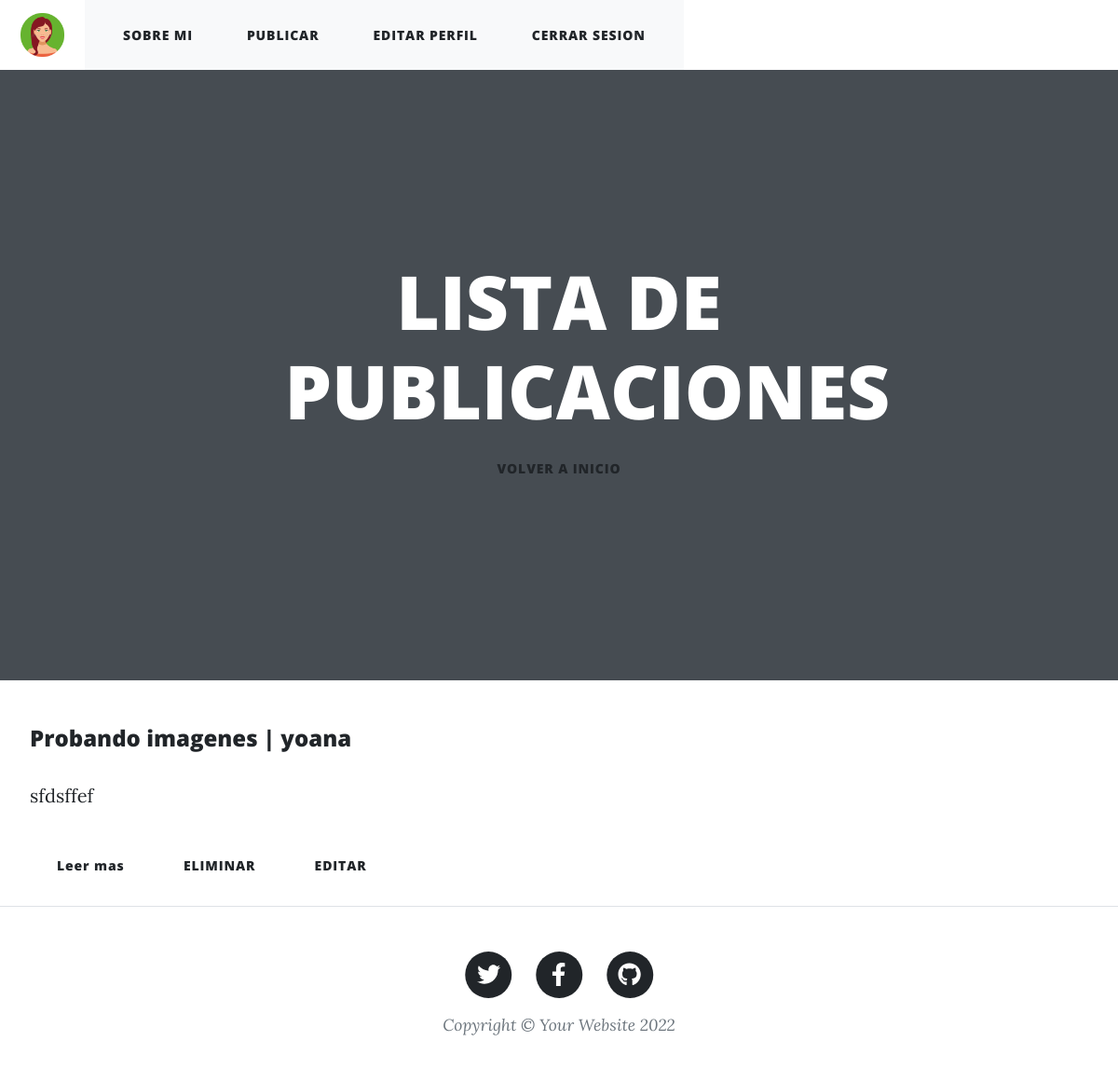
Before: /blog/leerPosts/ (signed in) with the older database file.
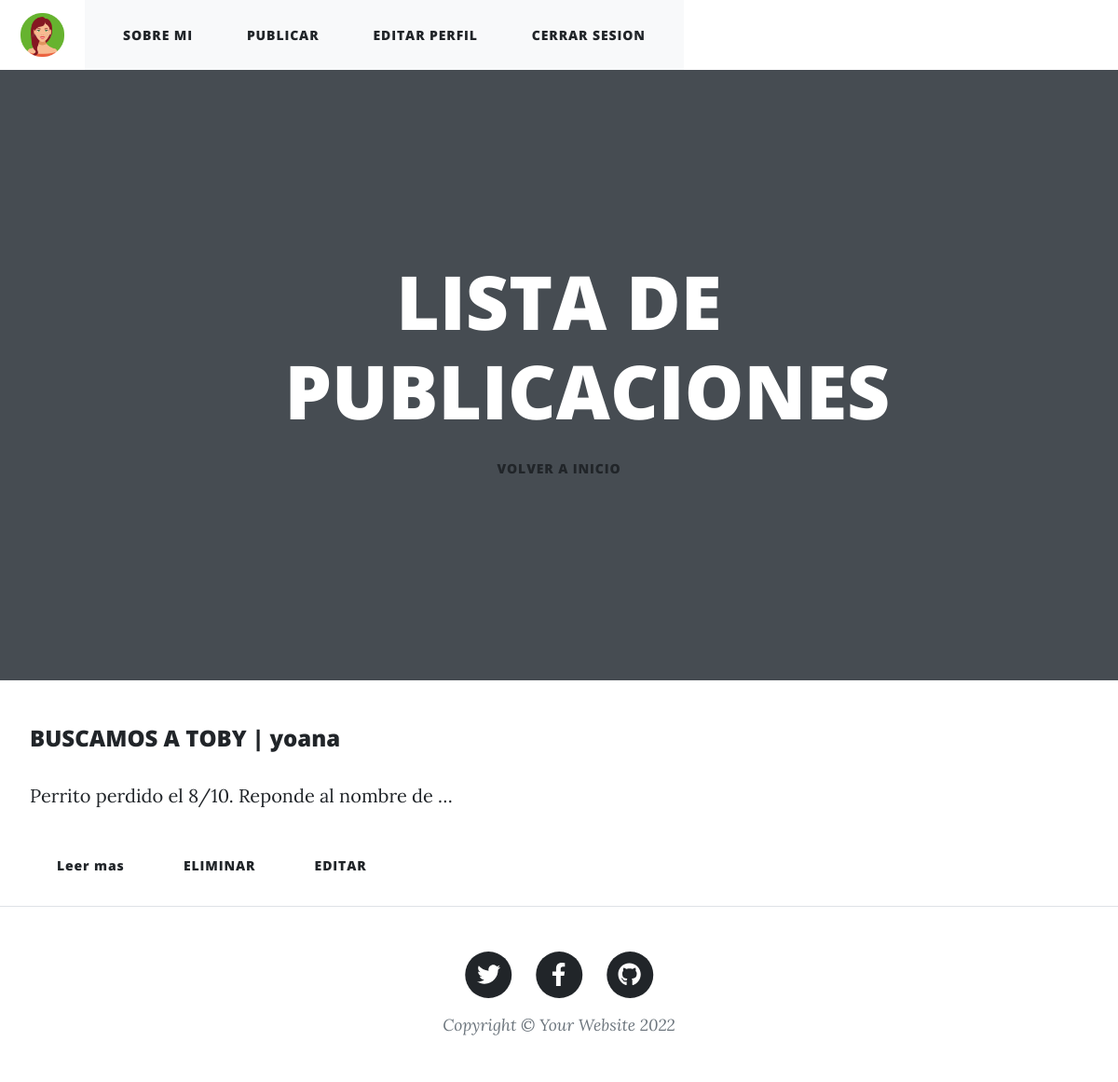
After: the same page with the newer database file.
### blog/models.py (models this page shows, shortened)
class Post(models.Model):
    titulo = models.CharField(max_length = 250)
    contenido = RichTextUploadingField(blank=True, null=True)
    imagen = models.ImageField('imagen', upload_to = 'post/', null = True, blank = True )
    autor = models.ForeignKey(User, on_delete = models.CASCADE, default=User.first_name)
    fecha = models.DateTimeField(default=timezone.now)
    class Meta:
        ordering = ('-fecha',)

### blog/views.py (the view)
# urls.py: path('leerPosts/', leerPosts, name='leerPosts'),
@login_required
def leerPosts(request):
    posts = Post.objects.all()
    return render(request, "blog/leerPosts.html", {'posts': posts,'avatar':obtenerAvatar(request)})

### blog/views.py (called while the page is built)
def obtenerAvatar(request):
    lista = Avatar.objects.filter(user=request.user)
    if len(lista)!=0:
        imagen = lista[0].imagen.url
    else:
        imagen = "/media/avatares/avatarPorDefecto/avatarPorDefecto.png"
    return imagen

### blog/templates/blog/leerPosts.html (shortened to what this page needs)
{% extends 'blog/base.html' %}
{% load static %}
{% block encabezado_que_cambia %}
<body>
    <header class="header">
        <nav class="nav">
            {% if user.is_authenticated %}
                <img height="75px" src="{{ avatar }}" class= "img nav-link" alt="" >
                <nav class="navbar navbar-light bg-light static-top">
                    <div class="container">
                    <a class = "btn btn-sucess" href="{% url 'sobreMi' %}">SOBRE MI</a>
                    <a class = "btn btn-sucess" href="{% url 'post' %}">PUBLICAR</a>
                    <a class = "btn btn-sucess" href="{% url 'editarPerfil' %}">EDITAR PERFIL</a>
                    <a class = "btn btn-sucess" href="{% url 'logout' %}">CERRAR SESION</a>
            {% else %}
                    <a class = "btn btn-sucess" href="{% url 'login' %}">INICIAR SESION</a>
                    <a class = "btn btn-sucess" href="{% url 'register' %}">REGISTRARSE</a>
            {% endif %}
                    </div>
                </nav>
        </nav>
    </header>
        <header class="masthead">
            <div class="container position-relative px-4 px-lg-5">
                <div class="row gx-4 gx-lg-5 justify-content-center">
                    <div class="col-md-10 col-lg-8 col-xl-7">
                        <div class="site-heading">
                            <h1>LISTA DE PUBLICACIONES</h1>
                            <a class = "btn btn-sucess" href="{% url 'inicio' %}">VOLVER A INICIO</a>
                        </div>
                    </div>
                </div>
            </div>
        </header>
    </body>
    {% endblock %}
{% block contenido_que_cambia %}
    {% if posts %}
        <ul>
            {% for post in posts %}
                <h4>{{ post.titulo }} | {{ post.autor }}</h4>
               <p>{{ post.contenido|safe|truncatechars:50 }}</p>
               <a class = "btn btn-sucess" href="{% url 'postDetalle' post.id %}">Leer mas</a>
            {% if user.id == post.autor.id %}
                <a class = "btn btn-sucess" href="{% url 'eliminarPost' post.id %}">ELIMINAR</a>
                <a class = "btn btn-sucess" href="{% url 'editarPost' post.id %}">EDITAR</a>
            {% endif %}
            {% endfor %}
        </ul>
    {% else %}
        <h2>No se encontraron articulos...</h2>
    {% endif %}
{% endblock %}

Changed rows visible on the page:
removed Post: titulo "Probando imagenes", autor "yoana", contenido "sfdsffef", shows "ELIMINAR"
added Post: titulo "BUSCAMOS A TOBY", autor "yoana", contenido "Perrito perdido el 8/10. Reponde al nombre de …", shows "ELIMINAR"
